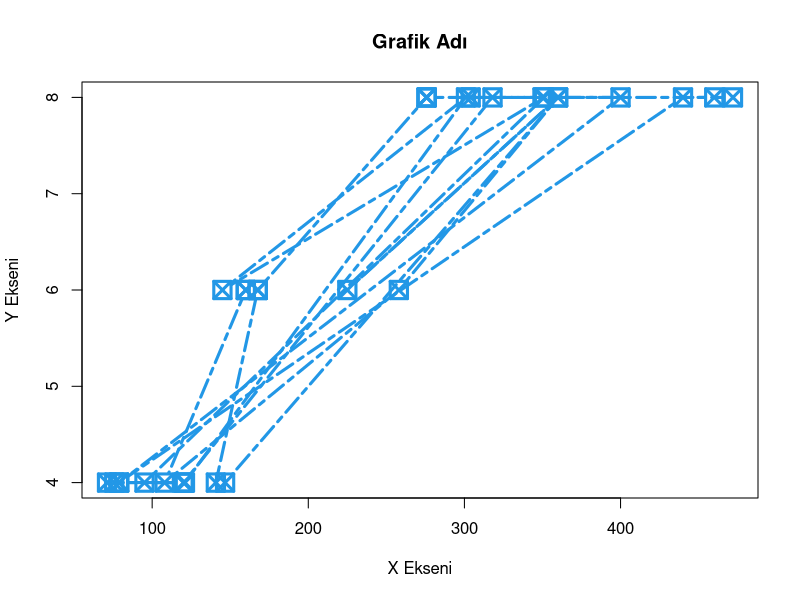
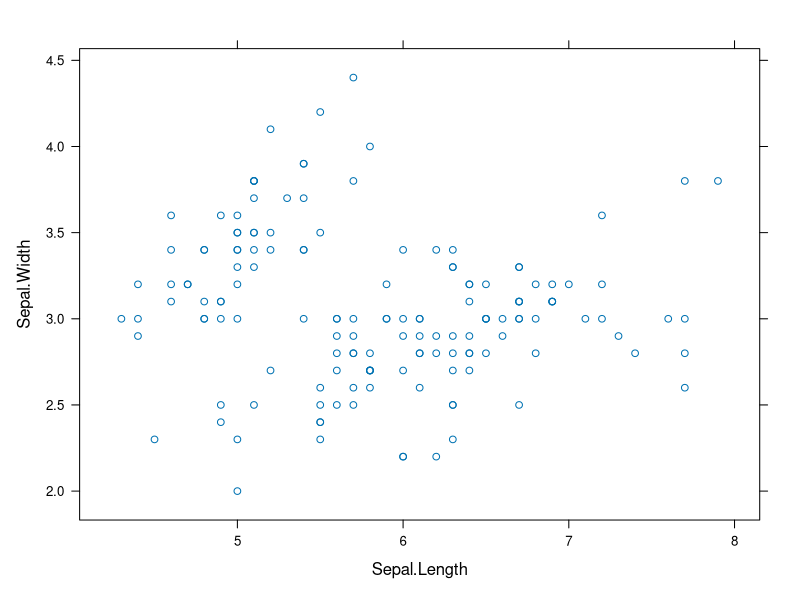

Write R code to recreate these figures, in order. (Note: this script raises an error after producing the figures.)
x <- c(1.1,2,3.5,3.9,4.2)
y <- c(2,2.2,-1.3,0,0.2)
mtcars$disp
plot(mtcars$disp,mtcars$cyl,type="b",
     main="Grafik Adı",xlab="X Ekseni",ylab="Y Ekseni",
     col=4,pch=7,
     cex=2.3,
     lty=6,lwd=3)
iris$Species
lattice::xyplot(Sepal.Width ~ Sepal.Length , data=iris)

# yukarıdaki kod bloklarından faydalanarak mtcars dataseti üzerinden 
# 1. istediğiniz herhangi iki sütun üzerinden bir xyplot çiziniz
# 2. istediğiniz herhangi iki sütun üzerinden bir dotplot çiziniz
# 3. istediğiniz herhangi iki sütun üzerinden bir bwplot çiziniz


librar(tidyverse)
data("mpg")
str(mpg)